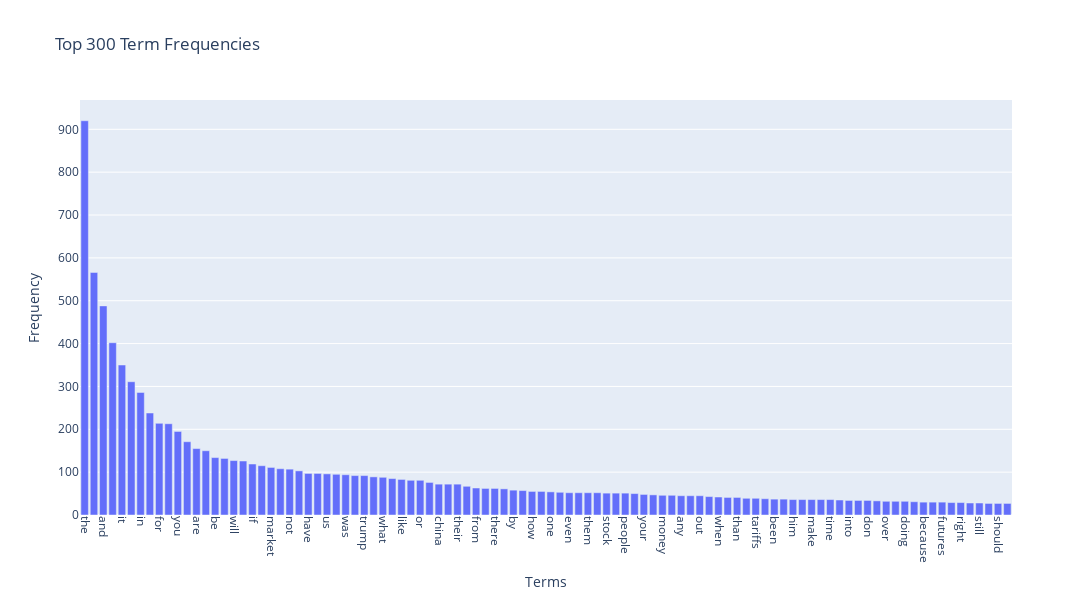

The cell this chart's notebook holds for it:
### Code cell
#Exercise 14
#Selecting top 100 frequencies
N = 100
top_indices = np.argsort(term_frequencies)[::-1][:N]   

# Create interactive bar plot
fig = px.bar(
    x=count_vect.get_feature_names_out()[top_indices],
    y=term_frequencies[top_indices],
    labels={'x': 'Terms', 'y': 'Frequency'},
    title="Top 300 Term Frequencies",
)

# Rotate x-axis labels for readability
fig.update_layout(
    xaxis=dict(tickangle=90),
    width=1200,  # make wide
    height=600
)

### Figure 1 — Plotly figure (JSON) as saved in the notebook; plotly's stock layout.template omitted (floating-point values rounded to 4 significant figures)
{"data": [{"hovertemplate": "Terms=%{x}<br>Frequency=%{y}<extra></extra>", "legendgroup": "", "marker": {"color": "#636efa", "pattern": {"shape": ""}}, "name": "", "orientation": "v", "showlegend": false, "textposition": "auto", "type": "bar", "x": ["the", "to", "and", "is", "it", "of", "in", "that", "for", "this", "you", "on", "are", "they", "be", "he", "will", "with", "if", "as", "market", "but", "not", "so", "have", "all", "us", "just", "was", "at", "trump", "my", "what", "can", "like", "we", "or", "has", "china", "about", "their", "more", "from", "now", "there", "no", "by", "re", "how", "up", "one", "do", "even", "some", "them", "think", "stock", "his", "people", "going", "your", "an", "money", "good", "any", "would", "out", "see", "when", "who", "than", "only", "tariffs", "why", "been", "get", "him", "other", "make", "price", "time", "want", "into", "me", "don", "then", "over", "down", "doing", "could", "because", "silver", "futures", "company", "right", "x200b", "still", "after", "should", "years"], "xaxis": "x", "y": [920, 566, 488, 402, 350, 311, 286, 238, 214, 213, 195, 171, 155, 150, 134, 132, 127, 126, 119, 115, 111, 108, 107, 103, 97, 97, 96, 95, 94, 92, 92, 89, 88, 85, 83, 81, 81, 76, 72, 72, 72, 67, 63, 62, 62, 61, 58, 57, 55, 55, 54, 53, 52, 52, 52, 52, 51, 51, 51, 50, 48, 47, 46, 46, 45, 45, 45, 43, 42, 41, 41, 39, 39, 38, 37, 37, 36, 36, 36, 36, 36, 35, 34, 34, 34, 33, 32, 32, 32, 31, 30, 30, 30, 29, 29, 28, 28, 27, 27, 27], "yaxis": "y"}], "layout": {"barmode": "relative", "height": 600, "legend": {"tracegroupgap": 0}, "title": {"text": "Top 300 Term Frequencies"}, "width": 1200, "xaxis": {"anchor": "y", "domain": [0, 1], "tickangle": 90, "title": {"text": "Terms"}}, "yaxis": {"anchor": "x", "domain": [0, 1], "title": {"text": "Frequency"}}}}
